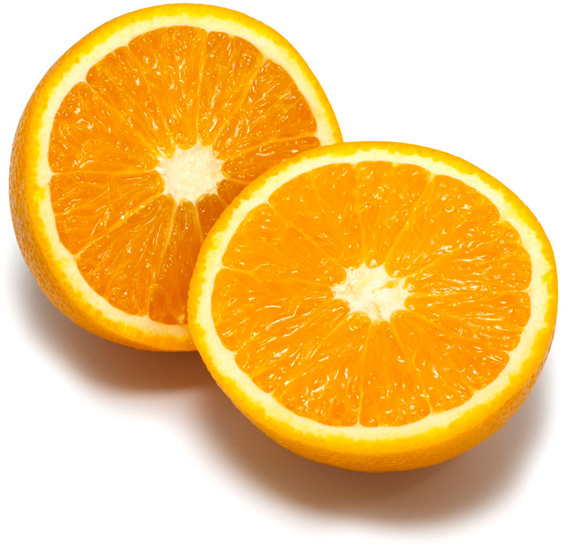
%> input picture Lab3/orange.jpg, 572 x 551 px
$ octave mean_shift_example.m   (GNU Octave 9; MATLAB toolbox functions it lacks are replaced by stand-ins)
%> lines starting %> are read from the running program, lines starting %| are printed output that depends on the picture
### Lab3/kmeans_segm.m
function [segmentation, centers, empty, cen_idx, num_iterations] = kmeans_segm(image, K, L, seed)
nrows = size(image, 1);
ncols = size(image, 2);
Ivec = reshape(double(image), nrows * ncols, 3); % transform from 3d to 2d
delta = 100 * ones(K, 3);
clus_centers = zeros(K, 3);
clus_centers_new = zeros(K, 3);
idx_old = zeros(1, nrows * ncols);
empty = false;
threshold = 0.01;
num_iterations = 0;

% Let X be a set of pixels and V be a set of K cluster centers in 3D (R,G,B).

    % Randomly initialize the K cluster centers
    rng(seed);
    idx = randsample(nrows * ncols, K);
    for i = 1 : K
        clus_centers(i, :) = Ivec(idx(i), :);
    end

% Compute all distances between pixels and cluster centers
D = pdist2(clus_centers, Ivec, 'euclidean');
  threshold = 0.01;
    %Iterate L times
    for i = 1 : L

   % while (max(delta(:)) > threshold)
        [~, cen_idx] = min(D);
        for j = 1 : K
            n_idx = find(cen_idx == j);
            if isempty(n_idx) == true
                empty = 1;
                n = randsample(nrows * ncols, 1);
                clus_centers_new(j, :) = Ivec(n, :);
            else
                clus_centers_new(j, :) = mean(Ivec(n_idx, :));
            end
        end
        delta = abs(clus_centers_new - clus_centers);
        num_iterations = num_iterations + 1;
        D = pdist2(clus_centers_new, Ivec, 'euclidean');
        clus_centers = clus_centers_new;

    end

num_iterations

[~, cen_idx] = min(D);
segmentation = reshape(cen_idx, nrows, ncols);
centers = clus_centers;

### Lab3/mean_shift_segm.m
function segm = mean_shift_segm(I, spatial_bandwidth, colour_bandwidth, num_iterations, seed)

tic
fprintf('Find colour channels with K-means...\n');
K = 16;
[segm, centers, ~, ~, ~] = kmeans_segm(I, K, 10, seed);
toc

centers(isnan(centers)) = 0.0;
% imshow(overlay_bounds(I, segm))
% pause

[height, width, depth] = size(I);
idx = reshape(segm, [height, width]);
maps = zeros(height, width, K, 'single');
mapx = zeros(height, width, K, 'single');
mapy = zeros(height, width, K, 'single');
[X, Y] = meshgrid(1:width, 1: height);
for k = 1:K
    maps(:,:,k) = (idx == k);       % label the position whose index equals k
    mapx(:,:,k) = maps(:,:,k).*X;   % labels to coordinates
    mapy(:,:,k) = maps(:,:,k).*Y;
end
s = 2*ceil(1.5*spatial_bandwidth) + 1;
h = fspecial('gaussian', [s s], spatial_bandwidth);
mapsw = reshape(imfilter(maps, h), [width*height,K]) + 1e-6;
mapsx = reshape(imfilter(mapx, h), [width*height,K]);
mapsy = reshape(imfilter(mapy, h), [width*height,K]);
toc

fprintf('Search for high density points...\n');
constC = -0.5/(colour_bandwidth^2);
x = reshape(X, [width*height, 1]);
y = reshape(Y, [width*height, 1]);
Ic = single(reshape(I, [width*height, 3]));
wei = exp(constC*pdist2(Ic, centers));  % kernel = exp(-0.5||x/h||^2)
for l = 1:num_iterations
    p = (round(x)-1)*height + round(y);
    ww = mapsw(p,:) .* wei;
    w = sum(ww, 2);
    u = bsxfun(@rdivide, ww*centers, w);
    x = bsxfun(@rdivide, sum(mapsx(p,:).*wei, 2), w);
    y = bsxfun(@rdivide, sum(mapsy(p,:).*wei, 2), w);
    wei = bsxfun(@rdivide, ww, w);
    x = max(min(x, width), 1);
    y = max(min(y, height), 1);
    toc
end

fprintf('Assign high density points to pixels...\n');
XY = [x, y];
thr = 10.0;
val = 0;
mask = zeros(height*width, 1, 'int16');
for y=1:height
    for x=1:width
        p = round(x-1)*height + round(y);
        if mask(p)==0
    	    stack = [ p ];
            val = val + 1;
            mask(p) = val;
            while length(stack)>0
	        p0 = stack(end);
                xy = XY(p0,:);
                x0 = floor((p0-1)/height) + 1;
                y0 = mod(p0-1, height) + 1;
	        stack = stack(1:end-1);
                if x0<width & mask(p0+height)==0 & sum((xy-XY(p0+height,:)).^2)<thr
                    stack = [ stack, p0+height ];
                    mask(p0+height) = val;
                end
                if x0>1 & mask(p0-height)==0 & sum((xy-XY(p0-height,:)).^2)<thr
                    stack = [ stack, p0-height ];
                    mask(p0-height) = val;
                end
                if y0<height & mask(p0+1)==0 & sum((xy-XY(p0+1,:)).^2)<thr
                    stack = [ stack, p0+1 ];
                    mask(p0+1) = val;
                end
                if y0>1 & mask(p0-1)==0 & sum((xy-XY(p0-1,:)).^2)<thr
                    stack = [ stack, p0-1 ];
                    mask(p0-1) = val;
                end
            end
        end
    end
end
segm = reshape(mask, [height,width]);
toc

### Lab3/mean_shift_example.m
close all; clear all; clc;

scale_factor = 0.5;       % image downscale factor
spatial_bandwidth =4;  % spatial bandwidth
colour_bandwidth = 6;   % colour bandwidth
num_iterations = 40;      % number of mean-shift iterations
image_sigma = 1.0;        % image preblurring scale
seed = 14;

I = imread('orange.jpg');
%> I is the input picture: size 551x572x3 uint8; mean R, G, B 242.2, 197.1, 118.9
%I = imread('tiger1.jpg');
%I = imread('tiger2.jpg');
%I = imread('tiger3.jpg');


I = imresize(I, scale_factor);
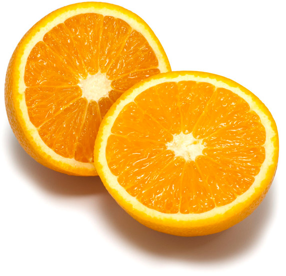
%> I: size 276x286x3 uint8; mean R, G, B 242.2, 197.1, 119
Iback = I;
d = 2*ceil(image_sigma*2) + 1;
h = fspecial('gaussian', [d d], image_sigma);
I = imfilter(I, h);
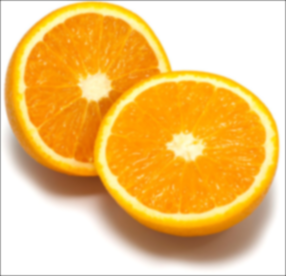
%> I: size 276x286x3 uint8; mean R, G, B 240.9, 195.8, 117.7

segm = mean_shift_segm(I, spatial_bandwidth, colour_bandwidth, num_iterations, seed);
%> after the loop in kmeans_segm, `for i = 1 : K`: clus_centers = 16 rows, first 12: [216 133 32; 173 138 114; 253 220 118; 255 255 255; 228 111 2; 248 150 4; 188 162 144; 254 158 1; 138 74 36; 252 161 5; 254 174 2; 253 168 19]
%> after the loop in kmeans_segm, `for i = 1 : L`: clus_centers_new = 16 rows, first 12: [214.7 141.8 49.17; 161.7 118.8 89.74; 253.4 236.7 156.3; 240.6 233.5 224.2; 216.2 114.6 3.82; 246.8 147.2 6.4; 196.6 184.7 176.6; 252.7 158.4 3.52; 144.6 89.03 50.83; 252.5 170.7 9.58; 253.9 205.6 14.71; 252.6 214.2 87.01]; empty = 1; n = 63487; num_iterations = 10
%> in kmeans_segm, `segmentation = reshape(cen_idx, nrows, ncols);`:
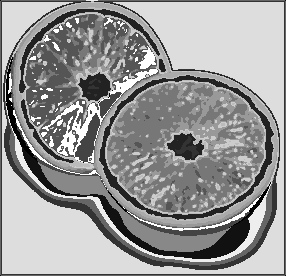
%> segmentation: size 276x286 double; min 1, max 16, mean 9.89; drawn with min black and max white
%> in kmeans_segm, `centers = clus_centers;`: centers has the same summary as clus_centers_new
%> in mean_shift_segm, `[segm, centers, ~, ~, ~] = kmeans_segm(I, K, 10, seed);`: centers has the same summary as clus_centers_new in kmeans_segm
%> the run ends on the next line

$ run again, with Lab3/tiger3.jpg copied over Lab3/orange.jpg
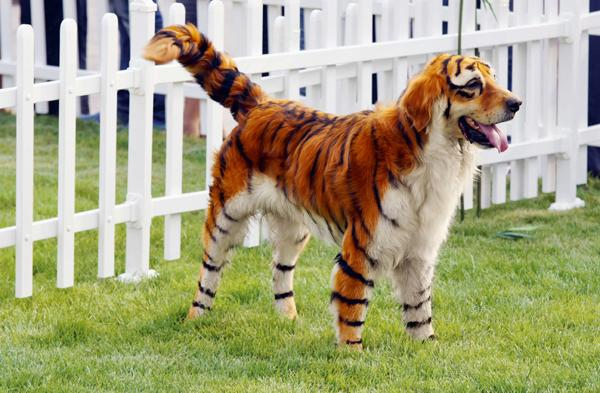
%> input picture Lab3/tiger3.jpg, 600 x 393 px
%> I is the input picture: size 393x600x3 uint8; mean R, G, B 166.4, 163.6, 127.4
%> `I = imfilter(I, h);`:
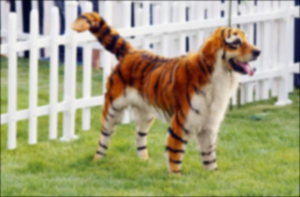
%> I: size 197x300x3 uint8; mean R, G, B 165.5, 162.7, 126.6
%> after the loop in kmeans_segm, `for i = 1 : K`: clus_centers = 16 rows, first 12: [183 188 196; 119 106 93; 187 177 158; 184 185 182; 137 145 95; 153 169 76; 144 67 24; 188 175 164; 142 157 89; 105 40 15; 214 214 219; 189 146 96]
%> after the loop in kmeans_segm, `for i = 1 : L`: clus_centers_new = 16 rows, first 12: [185.6 184.9 183.4; 97.42 97.25 72.86; 165.8 168.6 120.3; 192.3 180.4 150.9; 135.3 124.9 110.3; 154.2 170 85.69; 106.7 41.61 15.84; 156.3 154.8 159.1; 131.2 150.6 67.66; 40.79 26.11 40.54; 214.8 214.1 215.9; 192.2 141.1 85.42]; empty = false; num_iterations = 10
%> in kmeans_segm, `segmentation = reshape(cen_idx, nrows, ncols);`:
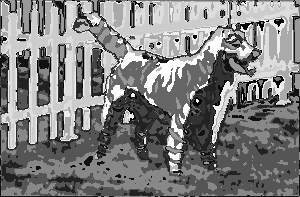
%> segmentation: size 197x300 double; min 1, max 16, mean 8.52; drawn with min black and max white
%> in kmeans_segm, `centers = clus_centers;`: centers has the same summary as clus_centers_new
%> in mean_shift_segm, `[segm, centers, ~, ~, ~] = kmeans_segm(I, K, 10, seed);`: centers has the same summary as clus_centers_new in kmeans_segm
